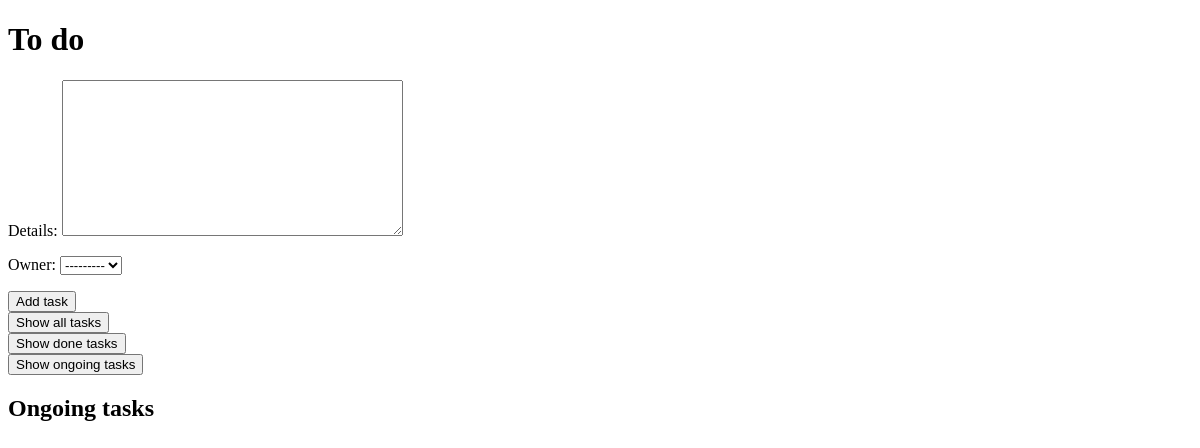
/todo/, run on an earlier commit of the app's database.
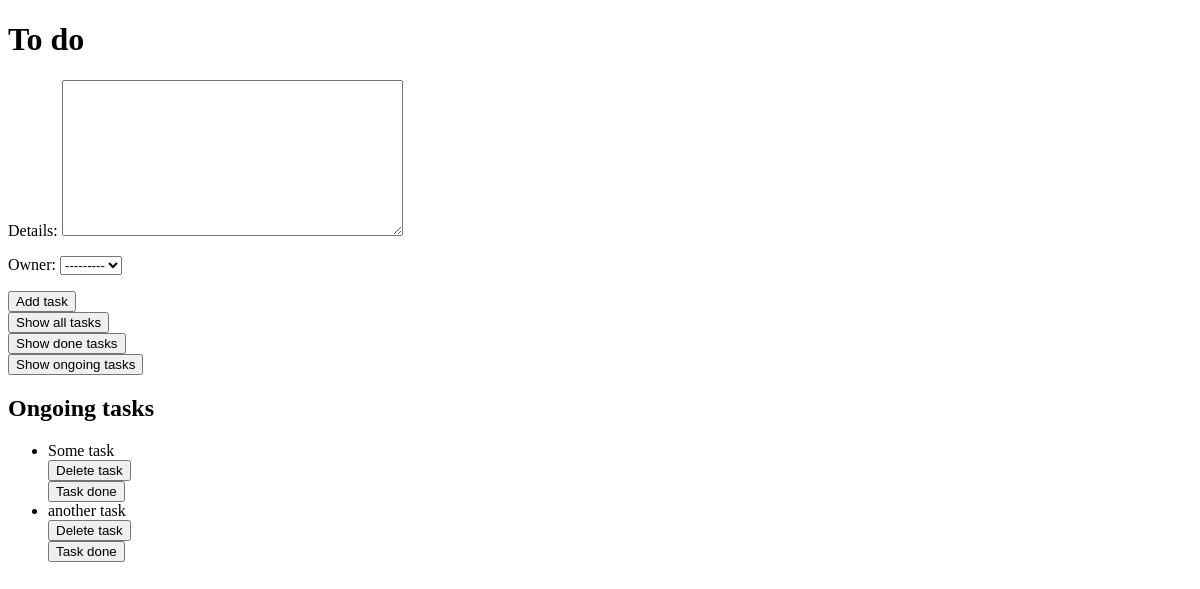
And on a later commit of the database.
### todo/models.py (models this page shows)
class Task(models.Model):
    is_done = models.BooleanField(default=False)
    details = models.TextField()
    created_at = models.DateField(auto_now_add=True)
    owner = models.ForeignKey(get_user_model(), on_delete=models.DO_NOTHING)
    archive = models.BooleanField(default=False)
    def __str__(self):
        return f'{self.details}'
    class Meta:
        ordering = ["-created_at"]

### todo/views.py (the view)
# urls.py: path('', views.TaskView.as_view(), name='todo'),
class TaskView(CreateView):
    model = Task
    fields = ['details', 'owner']  # " " - with them django doesn't check automatically if exist
    template_name = 'to_do/todo.html'
    success_url = reverse_lazy('todo:todo')
    def get_context_data(self, **kwargs):
        filter_ = self.kwargs.get('filter', None)
        context = super().get_context_data(**kwargs)
        if filter_ is None or filter_ == 'ongoing':
            context['task_list'] = Task.objects.filter(is_done=False, archive=False)
        elif filter_ == 'all':
            context['task_list'] = Task.objects.filter(archive=False)
        elif filter_ == 'done':
            context['task_list'] = Task.objects.filter(is_done=True, archive=False)
        return context

### todo/templates/to_do/todo.html (shortened to what this page needs)
<!doctype html>
<html lang="en">
<head>
</head>
<body>
<h1>To do</h1>
<form action="" method="post">
    {{ form.as_p }}
    <button type="submit">Add task</button>
</form>
    <form action="{% url 'todo:filter' 'all' %}" method="get">
        <button type="submit">Show all tasks</button>
    </form>
        <form action="{% url 'todo:filter' 'done' %}" method="get">
        <button type="submit">Show done tasks</button>
    </form>
        <form action="{% url 'todo:filter' 'ongoing' %}" method="get">
        <button type="submit">Show ongoing tasks</button>
    </form>
<h2>Ongoing tasks</h2>
<ul>
    {% for task in task_list %}
    <li>
    {{ task }}
        <form action="{% url 'todo:delete' task.pk %}" method="get">
            <button type="submit">Delete task</button>
        </form>
        <form action="{% url 'todo:done' task.pk %}" method="post">
            <button type="submit" >Task done</button>
        </form>
    </li>
    {% endfor %}
</ul>
</body>
</html>

What changed in the data, as far as the page shows it:
added Task: details "Some task"
added Task: details "another task"
